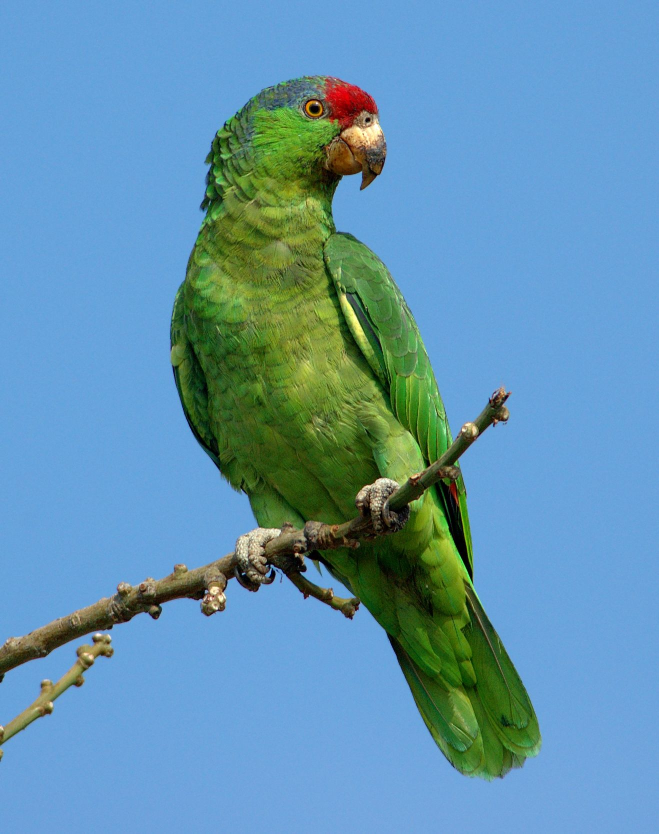
#> input picture RU/introduction/tasks/3 Color schemes/red_crowned_amazon.jpg, 1317 x 1667 px, found by its file name (shown at 1/2 size)
$ jupyter execute ' color_schemes.ipynb'
#> lines starting #> are read from the running program, lines starting #| are printed output that depends on the picture; after the words box and inside, x2 and y2 are one past the last pixel; in counts of white or black regions, pixels touching at a corner belong together
# Color schemes

Color space indicates the color scheme of images. Most of the images is in RGB color space.

[cell 1]
from skimage.io import imread, imshow
import matplotlib.pyplot as plt
import numpy as np

[cell 2]
img = imread('Red_Crowned_Amazon.jpg')
#> img is the input picture: shape (1667, 1317, 3); mean R, G, B 98.1, 148.2, 175.1
print(img.shape)
#| (1667, 1317, 3)
plt.figure(figsize=(5,5))
imshow(img)

Now you have 3 channels of RGB.

[cell 3]
plt.figure(figsize=(15,6))
plt.subplot(131)
imshow(img[...,0])
plt.title('RED')
plt.subplot(132)
imshow(img[...,1])
plt.title('GREEN')
plt.subplot(133)
imshow(img[...,2])
plt.title('BLUE')
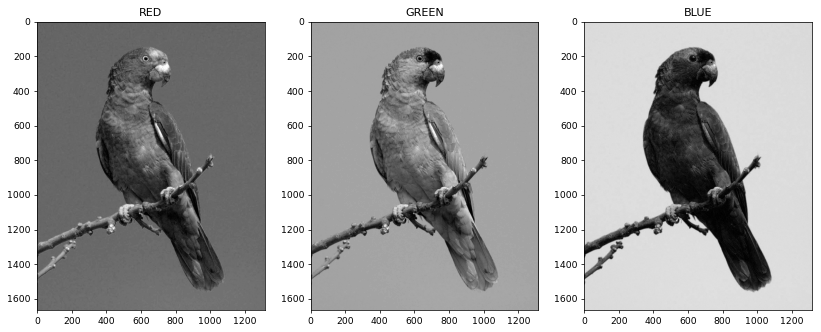
#> figure drawn by matplotlib, 3 panels

Despite of the parrot is green it is difficult to segment it from background. Because the bacground is sky blue and it consists of green and blue component.
But we see that the parrot in blue channel is black but the background is white.
Now we can get the parrot mask.

[cell 4]
plt.figure(figsize=(5,5))
imshow(img[...,2] > 200)
plt.figure(figsize=(5,5))
imshow(np.bitwise_not(img[...,2] > 210))
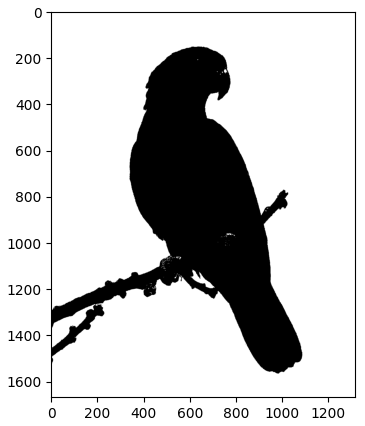
#> figure drawn by matplotlib, 1 panel
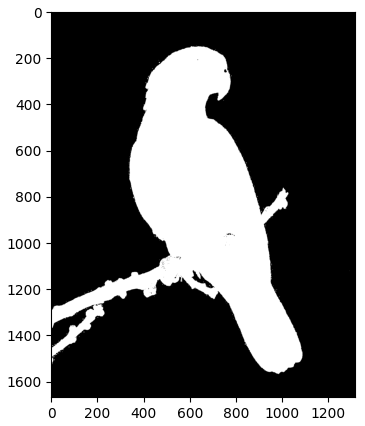
#> figure drawn by matplotlib, 1 panel

You see that the stick belongs to the parrot mask. It is difficult to excule the stick in RGB. You can try it.
Find a gray image for the RGB image.
The new image is obtained by summation of channels with weights.

$Y = 0.2125 \times R + 0.7154 \times G + 0.0721 \times B$,
whre R - red component, G - green component, B - blue component, Y - the gray image.

[cell 5]
from skimage.color import rgb2gray
plt.figure(figsize=(5,5))
imshow(rgb2gray(img))
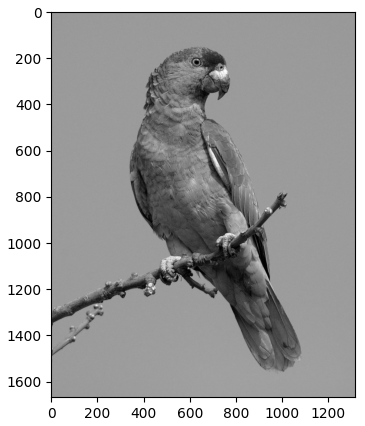
#> figure drawn by matplotlib, 1 panel

Another color scheme is HSV. H - hue, S - saturation, V - value. Now we will use only H component for finding the parrot.

H is changing in [0, 1] (red to yellow to green to blue to purple)

0 is the red color.
1 is the purple color.

The green color belongs to []

[cell 6]
from skimage.color import rgb2hsv
plt.figure(figsize=(15,6))
img_hsv = rgb2hsv(img)
#> img_hsv: shape (1667, 1317, 3) float64; mean of channels 0, 1, 2 0.499, 0.557, 0.75
plt.subplot(131)
imshow(img_hsv[...,0])
plt.title('HUE')
plt.subplot(132)
imshow(img_hsv[...,1])
plt.title('SATURATION')
plt.subplot(133)
imshow(img_hsv[...,2])
plt.title('VALUE')
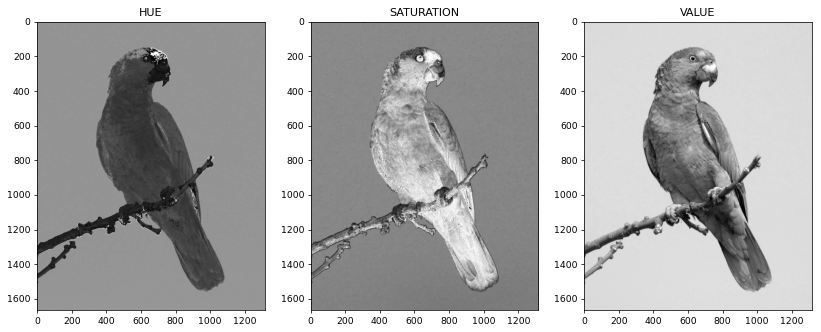
#> figure drawn by matplotlib, 3 panels

[cell 7]
plt.figure(figsize=(5,5))
green_color = np.bitwise_and(img_hsv[...,0] > 0.20, img_hsv[...,0] < 0.35)
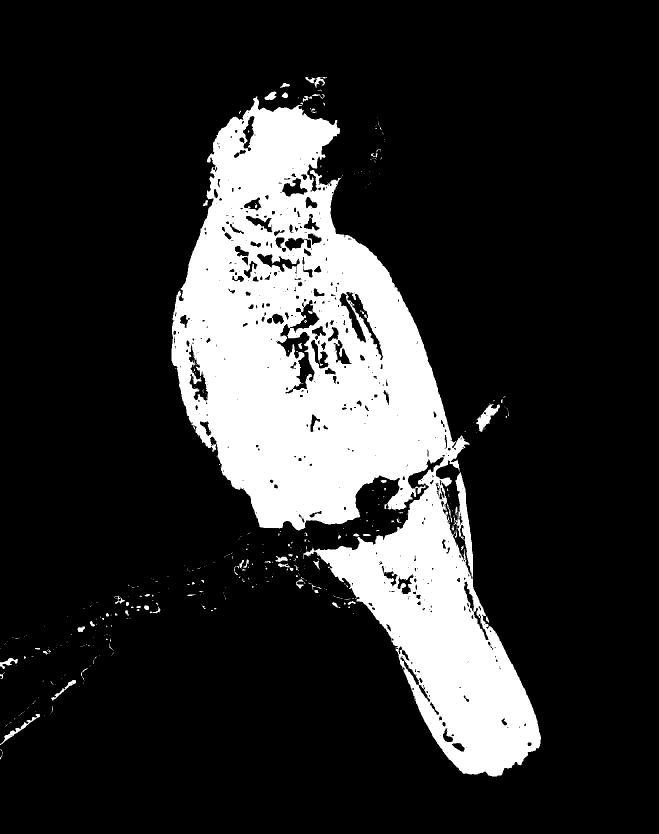
#> green_color: shape (1667, 1317) bool (shown at 1/2 size); 18.1% white; 401 white regions (336 under 20 px), largest, box (x1, y1, x2, y2) and area: (343, 193, 1082, 1553) 391239, (952, 808, 1000, 864) 1003, (0, 1428, 80, 1490) 572
imshow(green_color)
plt.title('Green color')

[cell 8]
plt.hist(img_hsv[...,1].ravel(), bins=100);
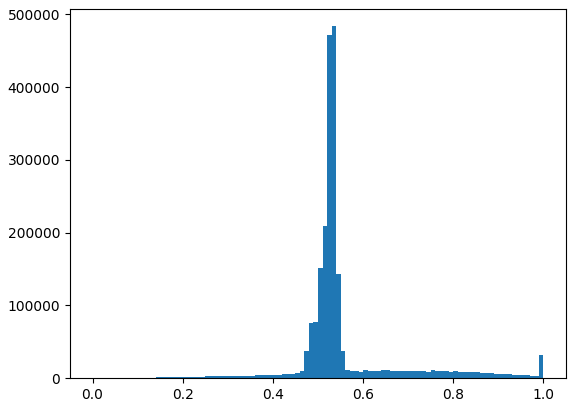
#> figure drawn by matplotlib, 1 panel; tallest bar 483732 high, from x = 0.53 to 0.54

We see that the parrot has a red lobe.

[cell 9]
plt.figure(figsize=(5,5))
red_color = np.bitwise_or(img_hsv[...,0] > 0.9, img_hsv[...,0] < 0.05)
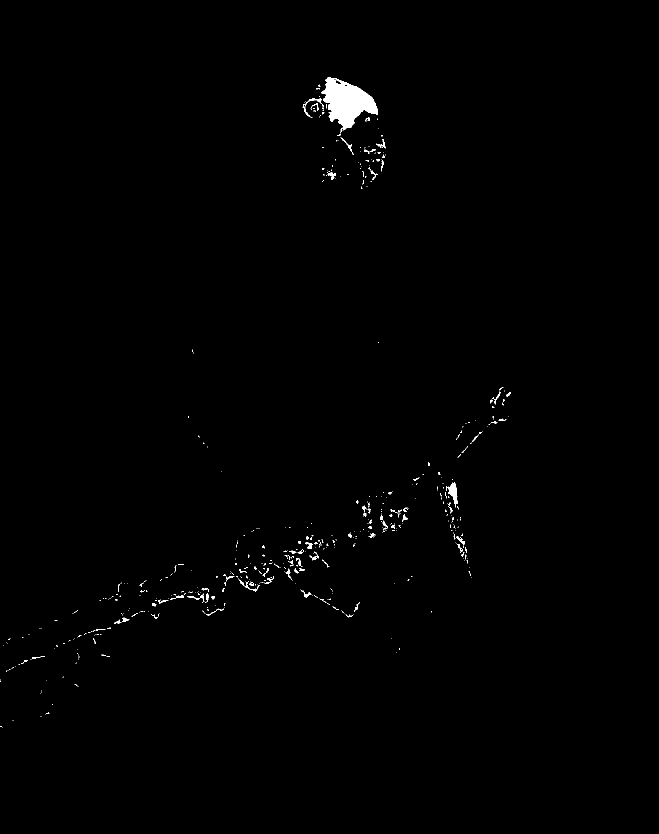
#> red_color: shape (1667, 1317) bool (shown at 1/2 size); 0.59% white; 544 white regions (458 under 20 px), largest, box (x1, y1, x2, y2) and area: (643, 154, 756, 265) 6516, (892, 965, 915, 1015) 492, (605, 196, 644, 236) 214
imshow(red_color)
plt.title('RED color')

[cell 10]
plt.figure(figsize=(5,5))
mask = np.bitwise_or(green_color, red_color)
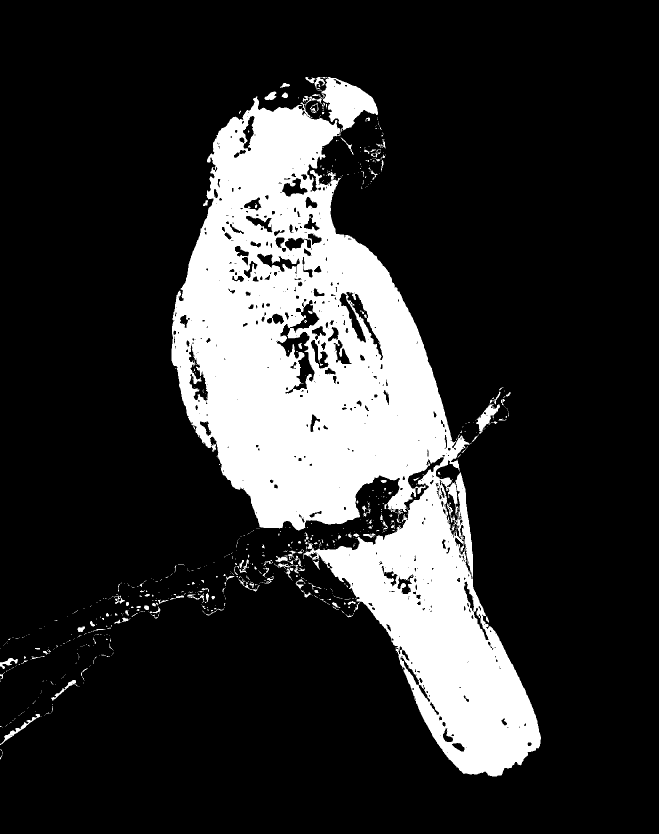
#> mask: shape (1667, 1317) bool (shown at 1/2 size); 18.7% white; 763 white regions (638 under 20 px), largest, box (x1, y1, x2, y2) and area: (343, 154, 1082, 1553) 399711, (952, 808, 1000, 867) 1020, (0, 1428, 80, 1490) 572
imshow(mask)
plt.title('All together')

[cell 11]
from scipy.ndimage.morphology import binary_fill_holes

[cell 12]
imshow(binary_fill_holes(mask))
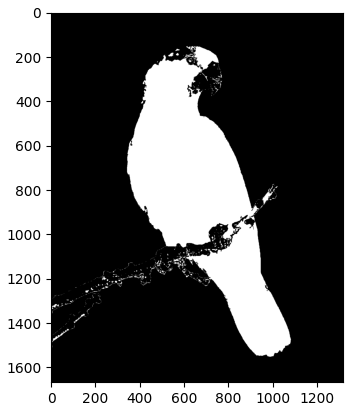
#> figure drawn by matplotlib, 1 panel
